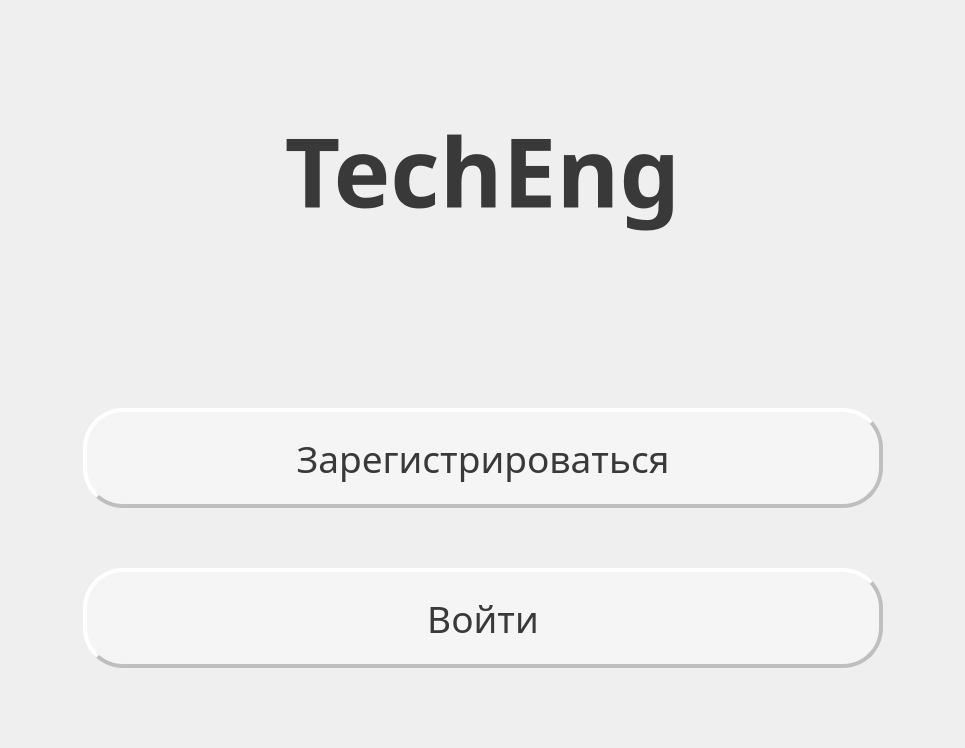
<?xml version="1.0" encoding="UTF-8"?>
<ui version="4.0">
 <class>MainWindow</class>
 <widget class="QMainWindow" name="TechEng">
  <property name="geometry">
   <rect>
    <x>0</x>
    <y>0</y>
    <width>965</width>
    <height>748</height>
   </rect>
  </property>
  <property name="minimumSize">
   <size>
    <width>900</width>
    <height>720</height>
   </size>
  </property>
  <property name="windowTitle">
   <string>TechEng</string>
  </property>
  <property name="styleSheet">
   <string notr="true"/>
  </property>
  <widget class="QWidget" name="centralwidget">
   <layout class="QVBoxLayout" name="verticalLayout_2">
    <property name="bottomMargin">
     <number>50</number>
    </property>
    <item>
     <widget class="QLabel" name="header">
      <property name="font">
       <font>
        <family>Trebuchet MS</family>
        <pointsize>72</pointsize>
        <weight>75</weight>
        <bold>true</bold>
       </font>
      </property>
      <property name="styleSheet">
       <string notr="true">border-radus: 25px;
filter: blur(5px);
color:rgb(57, 57, 57);</string>
      </property>
      <property name="text">
       <string>TechEng</string>
      </property>
      <property name="alignment">
       <set>Qt::AlignCenter</set>
      </property>
     </widget>
    </item>
    <item>
     <spacer name="verticalSpacer">
      <property name="orientation">
       <enum>Qt::Vertical</enum>
      </property>
      <property name="sizeType">
       <enum>QSizePolicy::Fixed</enum>
      </property>
      <property name="sizeHint" stdset="0">
       <size>
        <width>20</width>
        <height>40</height>
       </size>
      </property>
     </spacer>
    </item>
    <item>
     <layout class="QHBoxLayout" name="horizontalLayout_2">
      <item>
       <spacer name="horizontalSpacer_2">
        <property name="orientation">
         <enum>Qt::Horizontal</enum>
        </property>
        <property name="sizeHint" stdset="0">
         <size>
          <width>40</width>
          <height>20</height>
         </size>
        </property>
       </spacer>
      </item>
      <item>
       <layout class="QVBoxLayout" name="verticalLayout">
        <property name="spacing">
         <number>60</number>
        </property>
        <property name="sizeConstraint">
         <enum>QLayout::SetDefaultConstraint</enum>
        </property>
        <property name="leftMargin">
         <number>20</number>
        </property>
        <property name="topMargin">
         <number>30</number>
        </property>
        <property name="rightMargin">
         <number>20</number>
        </property>
        <property name="bottomMargin">
         <number>30</number>
        </property>
        <item>
         <widget class="QPushButton" name="registr">
          <property name="sizePolicy">
           <sizepolicy hsizetype="Ignored" vsizetype="Ignored">
            <horstretch>0</horstretch>
            <verstretch>0</verstretch>
           </sizepolicy>
          </property>
          <property name="minimumSize">
           <size>
            <width>800</width>
            <height>100</height>
           </size>
          </property>
          <property name="maximumSize">
           <size>
            <width>16777215</width>
            <height>100</height>
           </size>
          </property>
          <property name="font">
           <font>
            <family>Trebuchet MS</family>
            <pointsize>28</pointsize>
            <weight>50</weight>
            <bold>false</bold>
           </font>
          </property>
          <property name="layoutDirection">
           <enum>Qt::LeftToRight</enum>
          </property>
          <property name="styleSheet">
           <string notr="true">QPushButton{background: rgba(255, 255, 255, 0.4);
border-radius: 40px;
border-style: outset;
 border-width: 4px;
border-color:rgb(191, 191, 191);
color:rgb(57, 57, 57);}

QPushButton:pressed {
background: rgba(234, 234, 234, 0.6);
color:rgb(57, 57, 57);
}</string>
          </property>
          <property name="text">
           <string>Зарегистрироваться</string>
          </property>
         </widget>
        </item>
        <item>
         <widget class="QPushButton" name="signin">
          <property name="sizePolicy">
           <sizepolicy hsizetype="Ignored" vsizetype="Ignored">
            <horstretch>0</horstretch>
            <verstretch>0</verstretch>
           </sizepolicy>
          </property>
          <property name="minimumSize">
           <size>
            <width>800</width>
            <height>100</height>
           </size>
          </property>
          <property name="maximumSize">
           <size>
            <width>16777215</width>
            <height>100</height>
           </size>
          </property>
          <property name="font">
           <font>
            <family>Trebuchet MS</family>
            <pointsize>28</pointsize>
            <weight>50</weight>
            <bold>false</bold>
           </font>
          </property>
          <property name="layoutDirection">
           <enum>Qt::LeftToRight</enum>
          </property>
          <property name="styleSheet">
           <string notr="true">QPushButton{background: rgba(255, 255, 255, 0.4);
border-radius: 40px;
border-style: outset;
 border-width: 4px;
border-color:rgb(191, 191, 191);
color:rgb(57, 57, 57);}

QPushButton:pressed {
background: rgba(234, 234, 234, 0.5);
color:rgb(57, 57, 57);
}</string>
          </property>
          <property name="text">
           <string>Войти</string>
          </property>
         </widget>
        </item>
       </layout>
      </item>
      <item>
       <spacer name="horizontalSpacer">
        <property name="orientation">
         <enum>Qt::Horizontal</enum>
        </property>
        <property name="sizeType">
         <enum>QSizePolicy::Expanding</enum>
        </property>
        <property name="sizeHint" stdset="0">
         <size>
          <width>40</width>
          <height>20</height>
         </size>
        </property>
       </spacer>
      </item>
     </layout>
    </item>
   </layout>
  </widget>
 </widget>
 <resources>
  <include location="res1.qrc"/>
 </resources>
 <connections/>
</ui>
